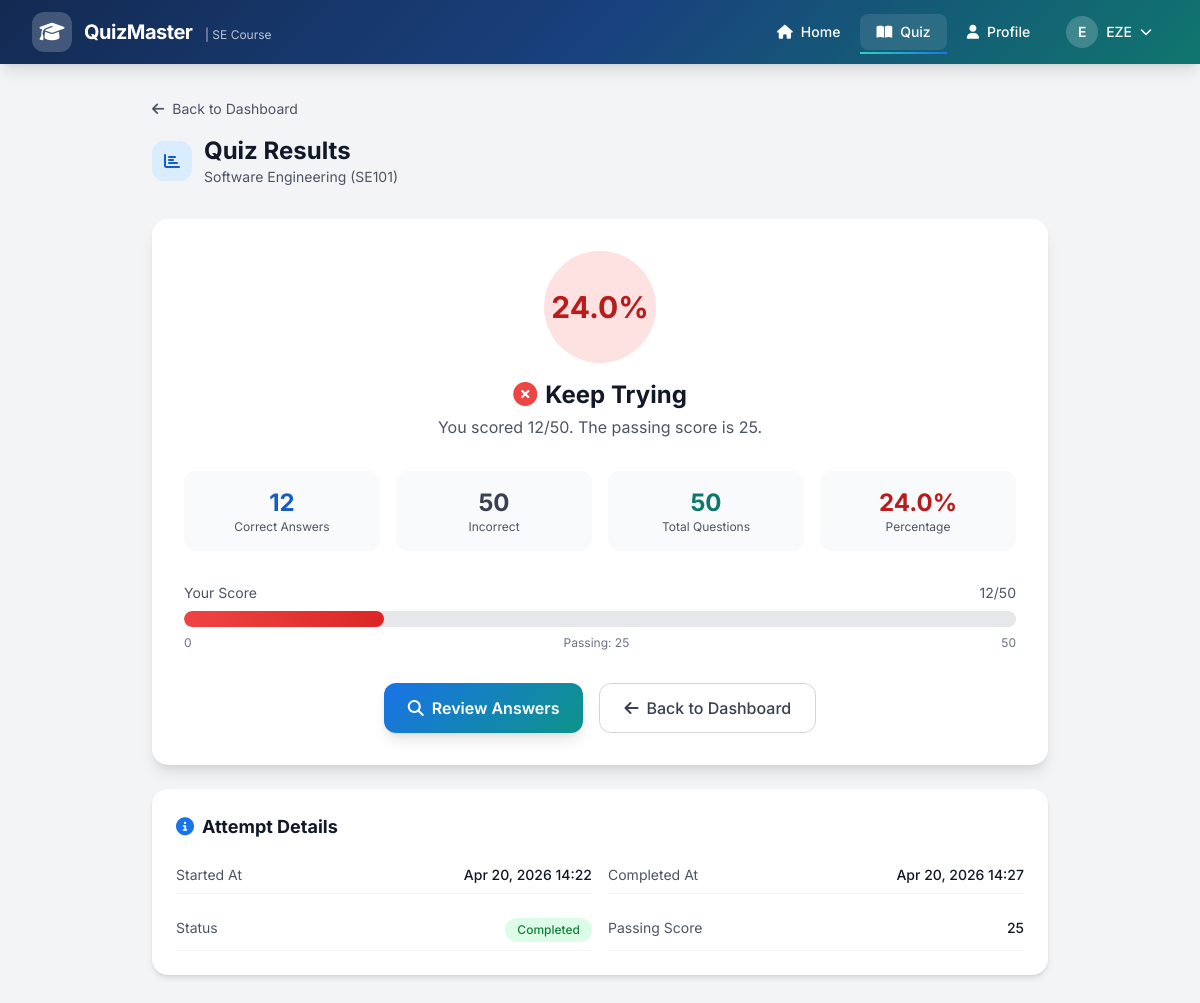
The app's page /quiz/results/ (signed in) with its own data.
### quiz/models.py (models this page shows, shortened)
class QuizAttempt(models.Model):
    STATUS_CHOICES = [
        ('in_progress', 'In Progress'),
        ('completed', 'Completed'),
        ('timed_out', 'Timed Out'),
    ]
    user = models.ForeignKey(User, on_delete=models.CASCADE, related_name='quiz_attempts')
    course = models.ForeignKey(Course, on_delete=models.CASCADE, related_name='attempts')
    started_at = models.DateTimeField(auto_now_add=True)
    completed_at = models.DateTimeField(null=True, blank=True)
    score = models.PositiveIntegerField(null=True, blank=True)
    total_questions = models.PositiveIntegerField(default=50)
    status = models.CharField(max_length=20, choices=STATUS_CHOICES, default='in_progress')
    question_order = models.JSONField(default=list, help_text="Shuffled question IDs")
    option_mapping = models.JSONField(default=dict, help_text="Shuffled option mappings per question")
    time_remaining = models.PositiveIntegerField(null=True, blank=True, help_text="Time remaining in seconds")
    class Meta:
        ordering = ['-started_at']
        unique_together = ['user', 'course', 'status']
    def get_percentage(self):
        if self.score is None or self.total_questions == 0:
            return 0
        return round((self.score / self.total_questions) * 100, 2)
    def is_passed(self):
        try:
            settings = self.course.settings
            return self.score is not None and self.score >= settings.passing_score
        except QuizSettings.DoesNotExist:
            return self.score is not None and self.score >= 25

class QuizSettings(models.Model):
    course = models.OneToOneField(Course, on_delete=models.CASCADE, related_name='settings')
    title = models.CharField(max_length=200, default="Software Engineering Quiz")
    duration_minutes = models.PositiveIntegerField(default=60, help_text="Quiz duration in minutes")
    total_questions = models.PositiveIntegerField(default=50)
    passing_score = models.PositiveIntegerField(default=25, help_text="Minimum score to pass")
    results_release_time = models.DateTimeField(null=True, blank=True, help_text="When to release results")
    shuffle_questions = models.BooleanField(default=True, help_text="Randomize question order")
    shuffle_options = models.BooleanField(default=True, help_text="Randomize option order")
    allow_multiple_attempts = models.BooleanField(default=False)
    is_active = models.BooleanField(default=True)
    created_at = models.DateTimeField(auto_now_add=True)
    updated_at = models.DateTimeField(auto_now=True)
    class Meta:
        verbose_name_plural = 'Quiz Settings'
    def are_results_released(self):
        if self.results_release_time is None:
            return True
        return timezone.now() >= self.results_release_time

### quiz/views.py (the view)
# urls.py: path('results/', views.quiz_results, name='quiz_results'),
@login_required
def quiz_results(request):
    user = request.user
    course = get_or_create_default_course()
    settings = get_or_create_quiz_settings(course)
    attempt = user.quiz_attempts.filter(
        course=course,
        status__in=['completed', 'timed_out']
    ).first()
    if not attempt:
        messages.info(request, 'You have not completed any quizzes yet.')
        return redirect('quiz_dashboard')
    results_released = settings.are_results_released()
    context = {
        'attempt': attempt,
        'settings': settings,
        'results_released': results_released,
        'score_percentage': attempt.get_percentage(),
        'is_passed': attempt.is_passed(),
    }
    return render(request, 'quiz/results.html', context)

### quiz/views.py (called while the page is built)
def get_or_create_default_course():
    course, created = Course.objects.get_or_create(
        code='SE101',
        defaults={
            'name': 'Software Engineering',
            'description': 'Introduction to Software Engineering principles and practices'
        }
    )
    return course

def get_or_create_quiz_settings(course):
    settings, created = QuizSettings.objects.get_or_create(
        course=course,
        defaults={
            'title': f'{course.name} Quiz',
            'duration_minutes': 60,
            'total_questions': 50,
            'passing_score': 25,
            'shuffle_questions': True,
            'shuffle_options': True,
            'allow_multiple_attempts': False,
            'is_active': True
        }
    )
    return settings

### templates/quiz/results.html (shortened to what this page needs)
{% extends 'base.html' %}
{% block content %}
<section class="py-8 px-4 bg-gray-100 min-h-screen">
    <div class="max-w-4xl mx-auto">
        <div class="mb-8 ">
            <a href="{% url 'quiz_dashboard' %}" class="inline-flex items-center text-sm text-gray-600 hover:text-primary-700 transition-colors mb-4">
                <i class="fas fa-arrow-left mr-2"></i>Back to Dashboard
            </a>
            <div class="flex items-center space-x-3">
                <div class="w-10 h-10 bg-primary-100 rounded-xl flex items-center justify-center">
                    <i class="fas fa-chart-bar text-primary-700"></i>
                </div>
                <div>
                    <h1 class="text-2xl font-bold text-gray-900">Quiz Results</h1>
                    <p class="text-gray-600 text-sm">Software Engineering (SE101)</p>
                </div>
            </div>
        </div>
        {% if results_released %}
            <div class="bg-white rounded-2xl shadow-lg p-8 mb-6 ">
                <div class="text-center mb-8">
                    <div class="inline-flex items-center justify-center w-28 h-28 rounded-full mb-4 {% if is_passed %}bg-green-100{% else %}bg-red-100{% endif %}">
                        <div class="text-center">
                            <span class="text-3xl font-bold {% if is_passed %}text-green-700{% else %}text-red-700{% endif %}">{{ score_percentage }}%</span>
                        </div>
                    </div>
                    <h2 class="text-2xl font-bold text-gray-900 mb-1">
                        {% if is_passed %}
                            <i class="fas fa-trophy text-yellow-500 mr-2"></i>Congratulations!
                        {% else %}
                            <i class="fas fa-times-circle text-red-500 mr-2"></i>Keep Trying
                        {% endif %}
                    </h2>
                    <p class="text-gray-600">
                        {% if is_passed %}
                            You passed the quiz with a score of {{ attempt.score }}/{{ attempt.total_questions }}
                        {% else %}
                            You scored {{ attempt.score }}/{{ attempt.total_questions }}. The passing score is {{ settings.passing_score }}.
                        {% endif %}
                    </p>
                </div>
                <div class="grid grid-cols-2 md:grid-cols-4 gap-4 mb-8">
                    <div class="bg-gray-50 rounded-xl p-4 text-center">
                        <p class="text-2xl font-bold text-primary-700">{{ attempt.score }}</p>
                        <p class="text-gray-600 text-xs">Correct Answers</p>
                    </div>
                    <div class="bg-gray-50 rounded-xl p-4 text-center">
                        <p class="text-2xl font-bold text-gray-700">{{ attempt.total_questions|add:"-"|add:attempt.score|default:attempt.total_questions }}</p>
                        <p class="text-gray-600 text-xs">Incorrect</p>
                    </div>
                    <div class="bg-gray-50 rounded-xl p-4 text-center">
                        <p class="text-2xl font-bold text-accent-700">{{ attempt.total_questions }}</p>
                        <p class="text-gray-600 text-xs">Total Questions</p>
                    </div>
                    <div class="bg-gray-50 rounded-xl p-4 text-center">
                        <p class="text-2xl font-bold {% if is_passed %}text-green-700{% else %}text-red-700{% endif %}">{{ score_percentage }}%</p>
                        <p class="text-gray-600 text-xs">Percentage</p>
                    </div>
                </div>
                <div class="mb-8">
                    <div class="flex justify-between text-sm text-gray-600 mb-2">
                        <span>Your Score</span>
                        <span>{{ attempt.score }}/{{ attempt.total_questions }}</span>
                    </div>
                    <div class="h-4 bg-gray-200 rounded-full overflow-hidden">
                        <div class="h-full {% if is_passed %}bg-gradient-to-r from-green-500 to-green-600{% else %}bg-gradient-to-r from-red-500 to-red-600{% endif %} rounded-full transition-all duration-1000" style="width: {{ score_percentage }}%"></div>
                    </div>
                    <div class="flex justify-between text-xs text-gray-500 mt-2">
                        <span>0</span>
                        <span>Passing: {{ settings.passing_score }}</span>
                        <span>{{ attempt.total_questions }}</span>
                    </div>
                </div>
                <div class="flex flex-wrap justify-center gap-4">
                    <a href="{% url 'review_quiz' %}" class="px-6 py-3 btn-primary rounded-xl font-semibold text-white shadow-lg inline-flex items-center">
                        <i class="fas fa-search mr-2"></i>Review Answers
                    </a>
                    <a href="{% url 'quiz_dashboard' %}" class="px-6 py-3 border border-gray-300 rounded-xl font-medium text-gray-700 hover:bg-gray-50 transition-all inline-flex items-center">
                        <i class="fas fa-arrow-left mr-2"></i>Back to Dashboard
                    </a>
                </div>
            </div>
            <div class="bg-white rounded-2xl shadow-md p-6 ">
                <h3 class="text-lg font-bold text-gray-900 mb-4"><i class="fas fa-info-circle mr-2 text-primary-600"></i>Attempt Details</h3>
                <div class="grid md:grid-cols-2 gap-4 text-sm">
                    <div class="flex justify-between py-2 border-b border-gray-100">
                        <span class="text-gray-600">Started At</span>
                        <span class="font-medium text-gray-900">{{ attempt.started_at|date:"M d, Y H:i" }}</span>
                    </div>
                    <div class="flex justify-between py-2 border-b border-gray-100">
                        <span class="text-gray-600">Completed At</span>
                        <span class="font-medium text-gray-900">{{ attempt.completed_at|date:"M d, Y H:i" }}</span>
                    </div>
                    <div class="flex justify-between py-2 border-b border-gray-100">
                        <span class="text-gray-600">Status</span>
                        <span class="px-3 py-1 rounded-full text-xs font-medium {% if attempt.status == 'completed' %}bg-green-100 text-green-700{% else %}bg-yellow-100 text-yellow-700{% endif %}">
                            {{ attempt.status|title }}
                        </span>
                    </div>
                    <div class="flex justify-between py-2 border-b border-gray-100">
                        <span class="text-gray-600">Passing Score</span>
                        <span class="font-medium text-gray-900">{{ settings.passing_score }}</span>
                    </div>
                </div>
            </div>
        {% endif %}
    </div>
</section>
{% endblock %}

### templates/base.html (shortened to what this page needs)
<!DOCTYPE html>
<html lang="en">
<head>
    <script src="https://cdn.tailwindcss.com"></script>
    <link rel="stylesheet" href="https://cdnjs.cloudflare.com/ajax/libs/font-awesome/6.5.1/css/all.min.css">
</head>
<body class="bg-gray-50 min-h-screen flex flex-col">
     <nav class="gradient-bg text-white shadow-lg sticky top-0 z-50">
        <div class="max-w-7xl mx-auto px-4 sm:px-6 lg:px-8">
            <div class="flex justify-between items-center h-16">
                <a href="{% url 'home' %}" class="flex items-center space-x-3 group">
                    <div class="w-10 h-10 bg-white/20 rounded-xl flex items-center justify-center backdrop-blur-sm group-hover:bg-white/30 transition-all duration-300">
                        <i class="fas fa-graduation-cap text-xl"></i>
                    </div>
                    <div>
                        <span class="text-xl font-bold tracking-tight">QuizMaster</span>
                        <span class="hidden sm:inline text-xs text-white/70 ml-2">| SE Course</span>
                    </div>
                </a>
                <div class="hidden md:flex items-center space-x-1">
                    <a href="{% url 'home' %}" class="nav-link px-4 py-2 rounded-lg text-sm font-medium hover:bg-white/10 transition-all {% if request.path == '/' %}active bg-white/10{% endif %}">
                        <i class="fas fa-home mr-2"></i>Home
                    </a>
                    {% if user.is_authenticated %}
                        {% if user.is_superuser %}
                            <a href="{% url 'admin_dashboard' %}" class="nav-link px-4 py-2 rounded-lg text-sm font-medium hover:bg-white/10 transition-all {% if 'admin' in request.path %}active bg-white/10{% endif %}">
                                <i class="fas fa-chart-line mr-2"></i>Dashboard
                            </a>
                            <a href="{% url 'manage_questions' %}" class="nav-link px-4 py-2 rounded-lg text-sm font-medium hover:bg-white/10 transition-all {% if 'question' in request.path %}active bg-white/10{% endif %}">
                                <i class="fas fa-list mr-2"></i>Questions
                            </a>
                            <a href="{% url 'view_results' %}" class="nav-link px-4 py-2 rounded-lg text-sm font-medium hover:bg-white/10 transition-all {% if 'results' in request.path %}active bg-white/10{% endif %}">
                                <i class="fas fa-chart-bar mr-2"></i>Results
                            </a>
                        {% else %}
                            <a href="{% url 'quiz_dashboard' %}" class="nav-link px-4 py-2 rounded-lg text-sm font-medium hover:bg-white/10 transition-all {% if 'quiz' in request.path %}active bg-white/10{% endif %}">
                                <i class="fas fa-book-open mr-2"></i>Quiz
                            </a>
                            <a href="{% url 'profile' %}" class="nav-link px-4 py-2 rounded-lg text-sm font-medium hover:bg-white/10 transition-all {% if 'profile' in request.path %}active bg-white/10{% endif %}">
                                <i class="fas fa-user mr-2"></i>Profile
                            </a>
                        {% endif %}
                        <div class="relative ml-4" id="userMenuContainer">
                            <button onclick="toggleUserMenu()" class="flex items-center space-x-2 px-4 py-2 rounded-lg hover:bg-white/10 transition-all">
                                <div class="w-8 h-8 bg-white/20 rounded-full flex items-center justify-center text-sm font-semibold">
                                    {{ user.first_name|first|default:user.username|first|upper }}
                                </div>
                                <span class="text-sm font-medium">{{ user.first_name|default:user.username }}</span>
                                <i class="fas fa-chevron-down text-xs"></i>
                            </button>
                        </div>
                    {% endif %}
                </div>
            </div>
        </div>
    </nav>
    <main class="flex-grow">
        {% block content %}{% endblock %}
    </main>
</body>
</html>

### templates/base.html (style rules this page uses)
body { font-family: 'Inter', system-ui, sans-serif; }
.gradient-bg { background: linear-gradient(135deg, #132a52 0%, #19417e 50%, #0f766e 100%); }
.btn-primary { background: linear-gradient(135deg, #1a73e8 0%, #0d9488 100%); transition: all 0.3s ease; }
.nav-link { position: relative; }
.nav-link::after { content: ''; position: absolute; bottom: -4px; left: 0; width: 0; height: 2px; background: linear-gradient(90deg, #2dd4bf, #1a73e8); transition: width 0.3s ease; }
.nav-link:hover::after, .nav-link.active::after { width: 100%; }

### records on screen
QuizAttempt: score "12", total_questions "50", total_questions|add "50", started_at "Apr 20, 2026 14:22", completed_at "Apr 20, 2026 14:27", status "Completed"
QuizSettings: passing_score "25"

### other values on screen
{{ user.first_name|first|default:user.username|first|upper }} "E"
{{ user.first_name|default:user.username }} "EZE"
{{ score_percentage }} "24.0"
